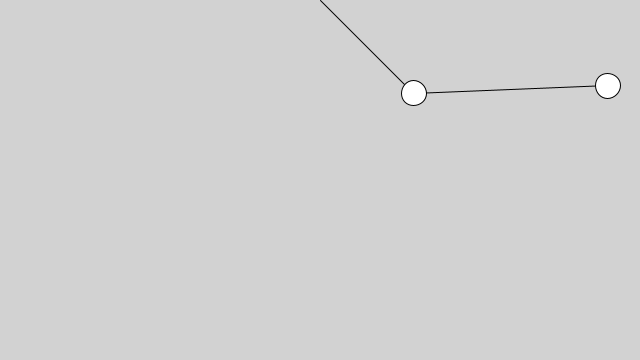
Frame 1 (no input)
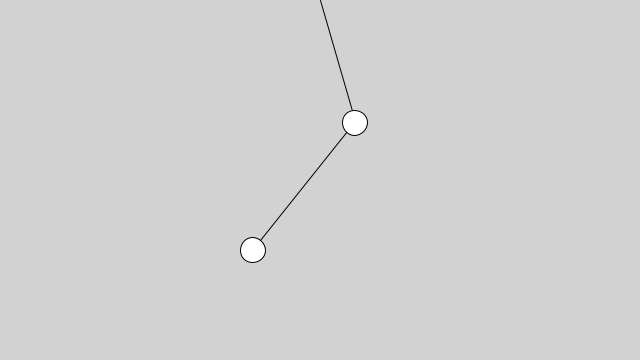
Frame 60 (the mouse pressed at the canvas centre just before this capture)
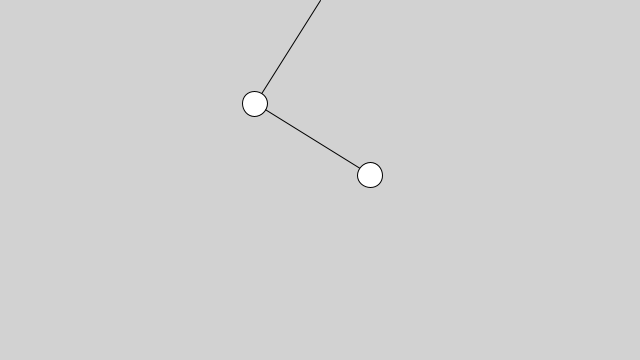
Frame 120 (the mouse held since frame 60 and released just before this capture)

The Processing sketch that drew these frames (run headless with seeded random() and noise(); from frame 60 on, the mouse is pressed at the canvas centre):

// Processing sketch: spring
// ── spring.pde
class Spring{ // structure this class to extend Mover?
  PVector anchor;
  float restLen, k;
  
  Spring(float _x, float _y) {
    restLen = 100;
    k = 0.01;
    anchor = new PVector(_x, _y);
  }
  
  PVector springForce(Mover mover) {
    PVector f = PVector.sub(anchor, mover.loc);
    float d = f.mag() - restLen;
    float mag = d * k;
    f.setMag(mag);
    return f;
  }
  
  void update(Mover mover) {
    anchor = mover.loc;
  }
  
  void connect(Mover mover) {
    PVector f = springForce(mover);
    mover.applyForce(f);
    line(anchor.x, anchor.y, mover.loc.x, mover.loc.y);
  }
}

// ── main.pde
Spring s;
Spring spring;
Mover b;
Mover p;
PVector gravity;

void setup() {
  size(640, 360);
  b = new Mover();
  p = new Mover();
  s = new Spring(0, 0);
  spring = new Spring(b.loc.x, b.loc.y);
  gravity = new PVector(0, 0.05);
}

void draw() {
  background(210);
  translate(width/2, 0);
  
  s.connect(b);
  spring.update(b);
  spring.connect(p);
  b.update();
  b.display();
  p.update();
  p.display();
}

// ── mover.pde
class Mover{
  PVector loc, vel, acc;
  float r;
  
  Mover() {
    r = 25;
    loc = new PVector(random(-width/2, width/2), random(0, height));
    vel = new PVector(0, 0);
    acc = new PVector(0, 0);
  }

  void applyForce(PVector force) {
    PVector f = PVector.div(force, 1); // div by mass here
    acc.add(f);
  }
  
  void update() {
    applyForce(gravity);
    if (mousePressed) {
      PVector wind = new PVector(map(noise(mouseX/100), 0, 1, -0.05, 0.05), map(noise(mouseY/100), 0, 1, -0.05, 0.05));
      applyForce(wind);
    }
    vel.add(acc);
    vel.mult(0.99); // dampening;
    loc.add(vel);
    acc.mult(0);
  }
  
  void display() {
    ellipse(loc.x, loc.y, r, r);
  }
}
